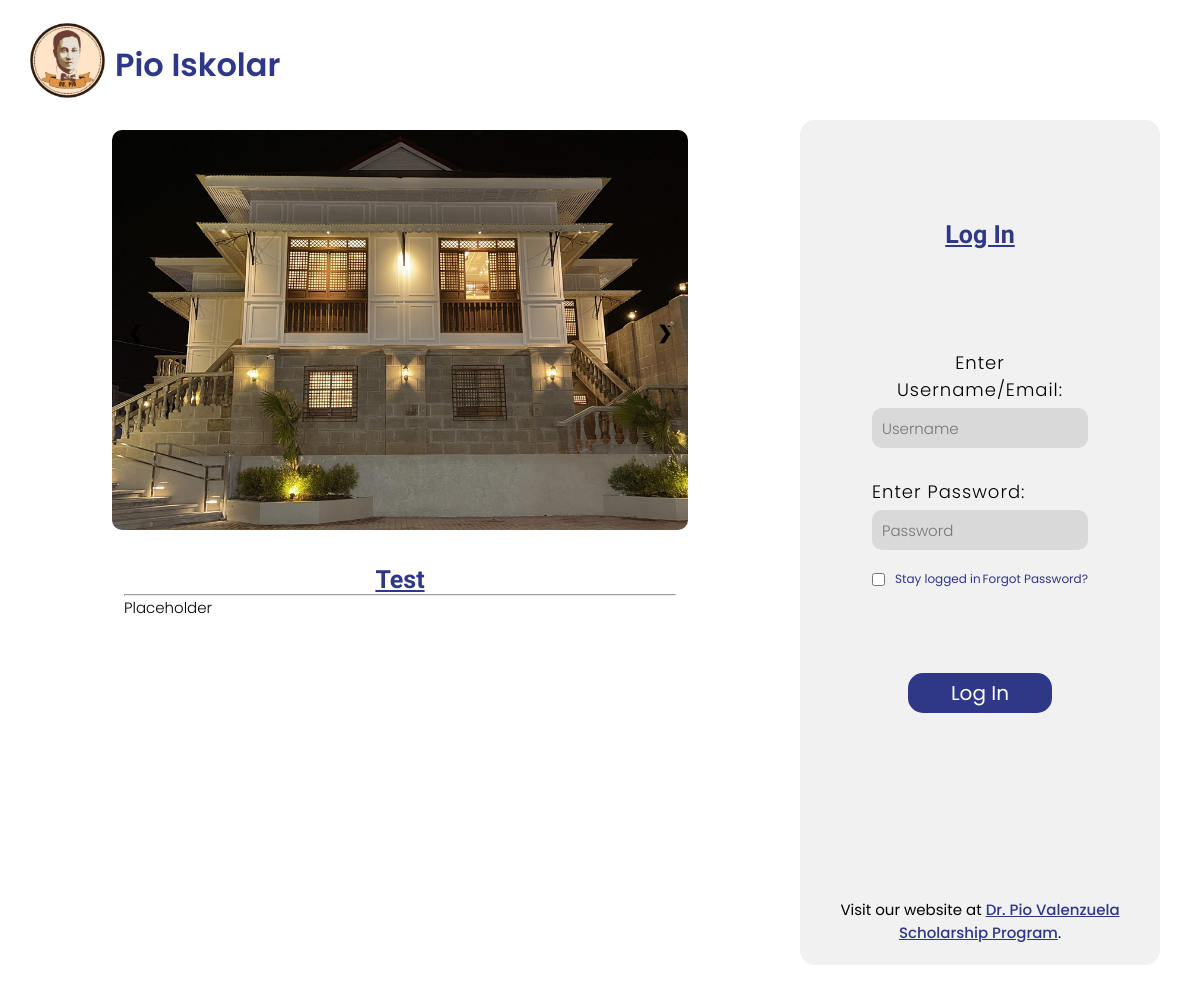
Page /html/front_page.php on the committed database.
### tables this page shows
CREATE TABLE `announcements` (
  `announce_id` int(11) NOT NULL,
  `batch_no` int(3) DEFAULT NULL,
  `st_date` date NOT NULL,
  `end_date` date NOT NULL,
  `img_name` varchar(100) NOT NULL,
  `title` varchar(150) NOT NULL,
  `content` text NOT NULL,
  `status` varchar(10) NOT NULL
);

### functions/announce_view.php (the view, shortened to what this page needs)
<?php
    global $conn;
    function annFront() {
        global $conn;
        $display = "SELECT img_name, title, content, status FROM announcements WHERE status = 'ACTIVE' AND batch_no = 0 ORDER BY st_date DESC, announce_id DESC";
        $result = $conn->query($display);
        if ($result->num_rows > 0) {
            while ($row = $result->fetch_assoc()) {
                print '
                    <div class="mySlides fade">
                        <div class="imgContainer">
                            <img src="../assets/'.$row["img_name"].'">
                        </div>
                        <div class="text">
                            <h2> '.$row["title"].' </h2> <hr>
                            <p>'.nl2br($row["content"]).' </p>
                        </div>
                    </div>
                ';
            }
        }
    }
?>

### html/css/front.css (style rules this page uses)
* { margin: 0; padding:0; box-sizing: border-box; font-family: 'Poppins', 'Lexend'; }
.slideshow img { vertical-align: middle; border-radius: 10px; }
.mySlides { display: none; }
.text h2 { font-size: 25px; color: #2F3787; font-weight: 700; text-decoration: underline; font-family: 'Lexend'; }
.text p { font-size: 15px; color: #000; font-weight: 300; text-align: justify; max-height: 200px; overflow-y: auto; }
.slideshow .text { color: white; font-size: 16px; padding: 35px 12px; position: absolute; width: 100%; text-align: center; }
.fade { -webkit-animation-name: fade; -webkit-animation-duration: 1.5s; animation-name: fade; animation-duration: 1.5s; }
.imgContainer { height:50vh; overflow: hidden; display: flex; justify-content: center; align-items: center; }
.imgContainer img { width: 100%; height: 100%; object-fit: cover; }

### rows in the picture
announcements: img_name (picture), title "Test", content "Placeholder"
